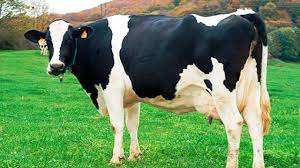
#> input picture hopfield-service/entrenamiento/vaca.jpeg, 300 x 168 px, found by its file name; its folder holds only this picture in this run
$ python hopfield2.py
#> lines starting #> are read from the running program, lines starting #| are printed output that depends on the picture; after the words box and inside, x2 and y2 are one past the last pixel; in counts of white or black regions, pixels touching at a corner belong together; pictures that were not available may be replaced by others from this repository, and a replacement may not be noted
import numpy as npy
import random
import re
import os
from PIL import Image

def MatrizaVector(x):
    m = x.shape[0]*x.shape[1]
    aux = npy.zeros(m)
    c = 0
    for i in range (x.shape[0]):
        for j in range (x.shape[1]):
            aux[c] = x[i,j]
            c += 1
    return aux

def matrizPeso(x):
    if len(x.shape) != 1:
        print("La entrada no es un vector")
        return
    else:
        w = npy.zeros([len(x),len(x)])
        for i in range(len(x)):
            for j in range (len(x)):
                if i != j:
                    w[i,j] = x[i]*x[j]
                    w[j,i] = w[i,j]
    return w

def ImagenaMatriz(file, size, threshold=145):
    imagen = Image.open(file).convert(mode = "L") #Abrir la imagen y pasarla a blanco y negro
    imagen = imagen.resize(size)
    vectorimagen = npy.asarray(imagen,dtype=npy.uint8)
    x = npy.zeros(vectorimagen.shape,dtype=npy.float64)
    x[vectorimagen > threshold] = 1
    x[vectorimagen <= threshold] = -1
    return x

def ArrayaJPG(data, outFile = None):
    y = npy.zeros(data.shape,dtype = npy.uint8)
    y[data==1] = 255
    y[data==-1] = 0
    imagen = Image.fromarray(y,mode="L")
    if outFile is not None:
        imagen.save(outFile)
    return imagen

def update(w, m1_vec, tiempo=100):
    for s in range(tiempo):
        m = len(m1_vec)
        i = random.randint(0,m-1)
        u = npy.dot(w[i][:],m1_vec)
        if u > 0:
            m1_vec[i] = 1
        elif u < 0:
            m1_vec[i] = -1
    return m1_vec

def hopfield(entradas, pruebas, tiempo = 1000, size=(75, 75), threshold = 60, directorio = None):
    print ("Creando matriz de peso")
    archivos = 0
    for path in entradas:
        print(path)
        x = ImagenaMatriz(file = path, size = size, threshold=threshold)
#> in ImagenaMatriz, `imagen = Image.open(file).convert(mode = "L")`:
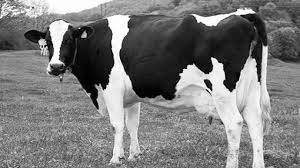
#> imagen: PIL image 300x168 L; min 0, max 255, mean 124.4
#> in ImagenaMatriz, `imagen = imagen.resize(size)`:
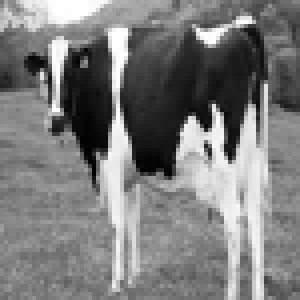
#> imagen: PIL image 75x75 L (shown 4 times larger); min 0, max 255, mean 124.4
        x_vec = MatrizaVector(x)
        print (len(x_vec))
        if archivos == 0:
            w = matrizPeso(x_vec)
            archivos = 1
        else:
            aux_w = matrizPeso(x_vec)
            w = w + aux_w
            archivos += 1
    print ("La matriz de pesos ha sido creada")
    print (npy.matrix(w))

    c = 0

    for path in pruebas:
        m1 = ImagenaMatriz(file = path, size = size, threshold=threshold)
        oshape = m1.shape
        m1_vec = MatrizaVector(m1)
        m1_vec_aux = update(w=w, m1_vec=m1_vec, tiempo=tiempo)
        m1_vec_aux = m1_vec_aux.reshape(oshape)
        if directorio is not None:
            outfile = directorio+"/after"+str(c)+".jpeg"
            ArrayaJPG(m1_vec_aux,outFile=outfile)
#> in ArrayaJPG, `imagen = Image.fromarray(y,mode="L")`:
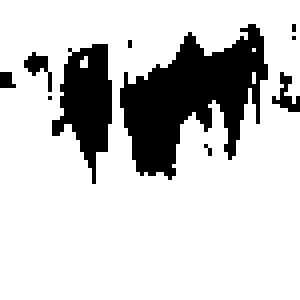
#> imagen: PIL image 75x75 L (shown 4 times larger); 80.1% white; 10 black regions (6 under 20 px), largest, box (x1, y1, x2, y2) and area: (30, 6, 67, 45) 744, (13, 11, 28, 46) 298, (68, 18, 75, 28) 30, (6, 13, 13, 23) 28
        else:
            img = ArrayaJPG(m1_vec_aux, outFile = None)
            img.show()
        c += 1

directorio = os.getcwd()
direntrenamiento = []
path = directorio+"/SIA/entrenamiento/"
for i in os.listdir(path):
    if re.match(r'[0-9a-zA-Z-_]*.jp[e]*g',i):
        direntrenamiento.append(path+i)

dirpruebas = []
path = directorio+"/SIA/pruebas/"
for i in os.listdir(path):
    if re.match(r'[0-9a-zA-Z-_]*.jp[e]*g',i):
        dirpruebas.append(path+i)

hopfield(entradas=direntrenamiento, pruebas=dirpruebas, tiempo=20000, size=(75,75), threshold= 60, directorio=directorio)
